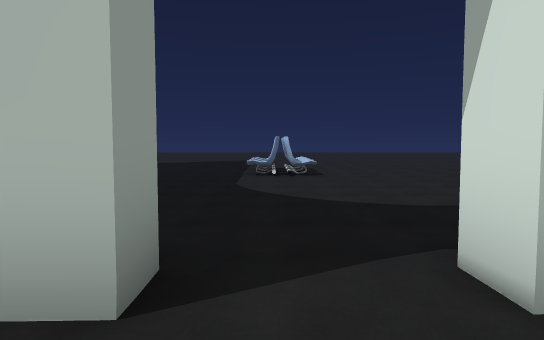
[1] (above)

24 first-person views from a walk through a 3-D level made in the Unity game engine. The camera is 1.5 m above the floor, tilts 4° down and sees 75° across. Doors are open. The floor is counted in squares, 2 m on a side. Each view is taken from the middle of a square. On the plan, view 1 faces up. The plan holds only what a view shows up to about 11 squares ahead; the rest is blank. The place goes on beyond the plan. The player character is not drawn. Some animated figures are left out. Some surface patterns are stand-ins.

[2]
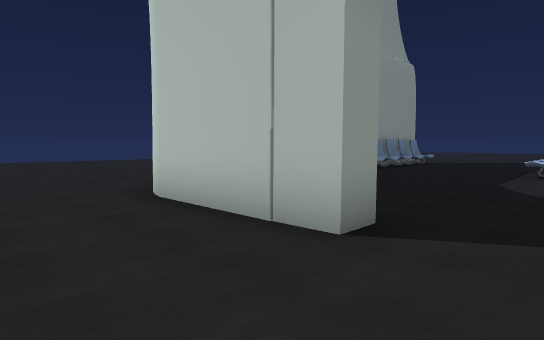

[3]
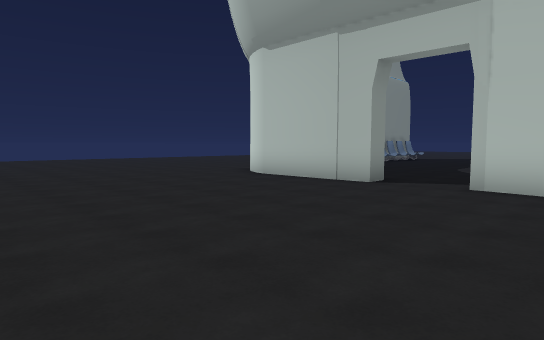

[4]
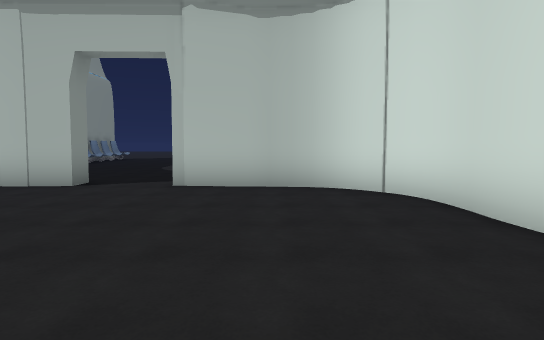

[5]
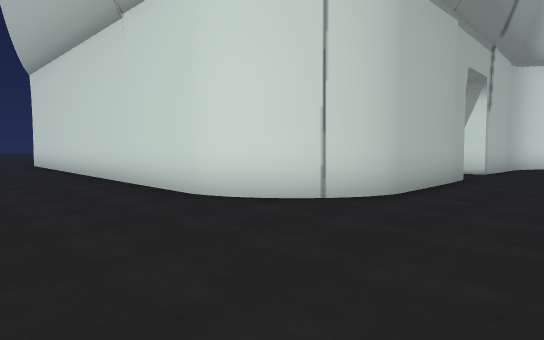

[6]
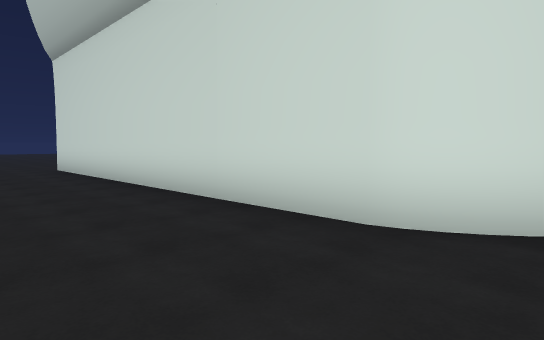

[7]
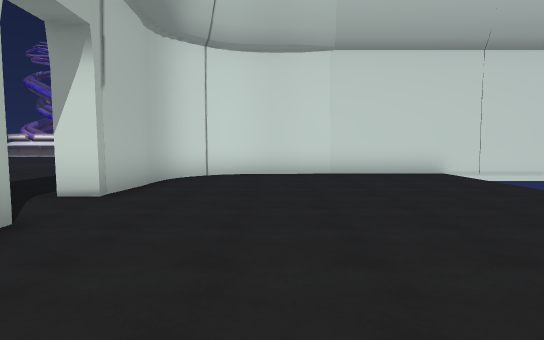

[8]
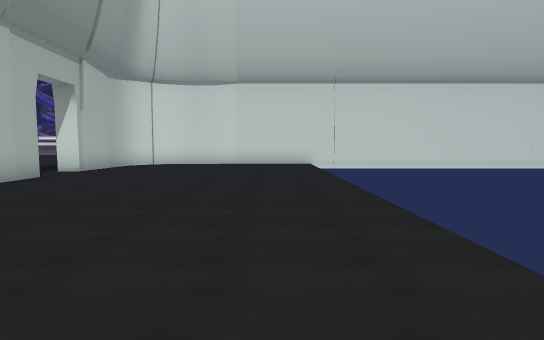

[9]
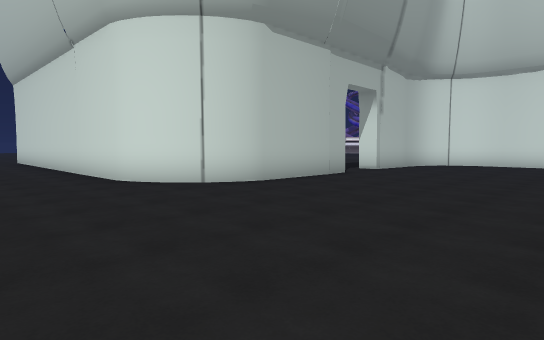

[10]
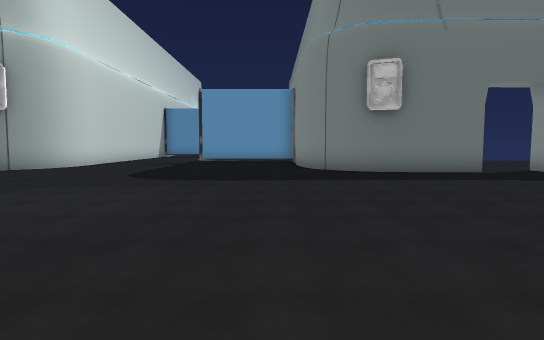

[11]
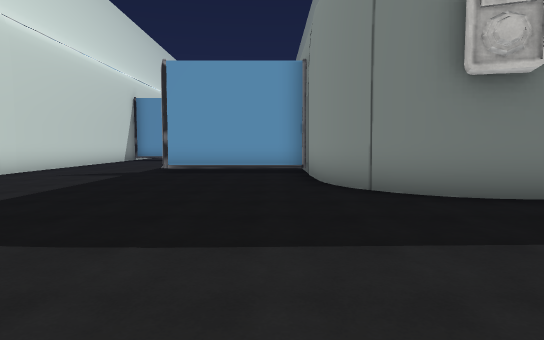

[12]
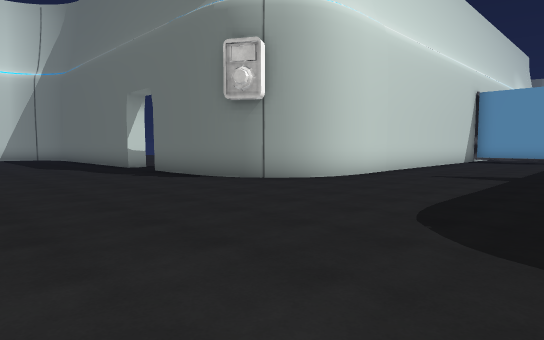

[13]
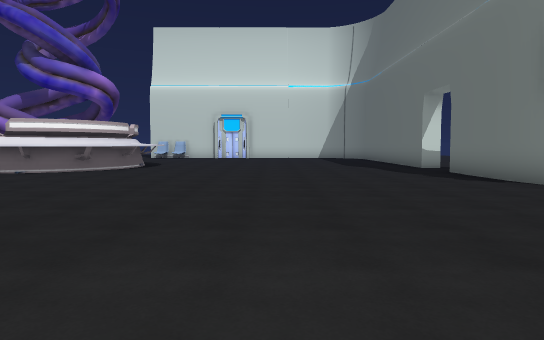

[14]
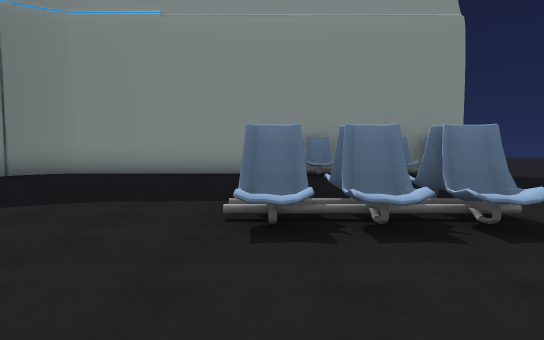

[15]
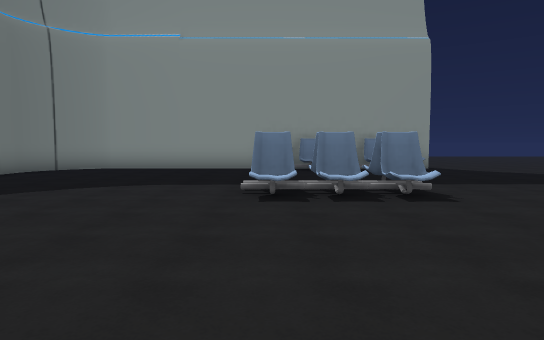

[16]
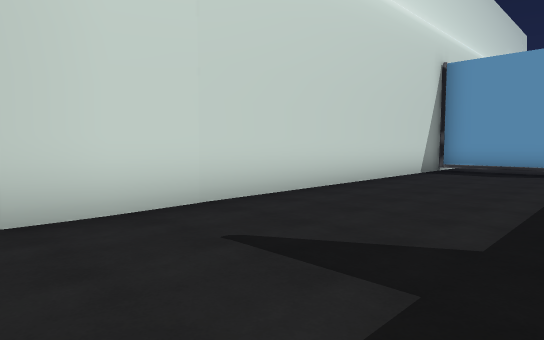

[17]
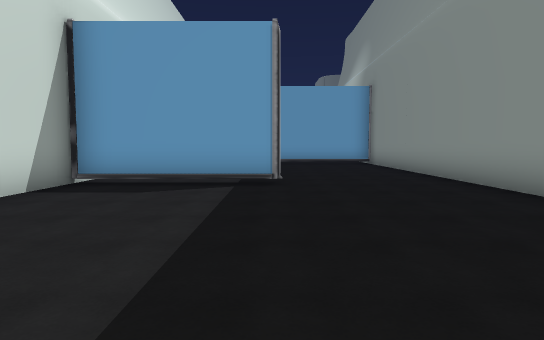

[18]
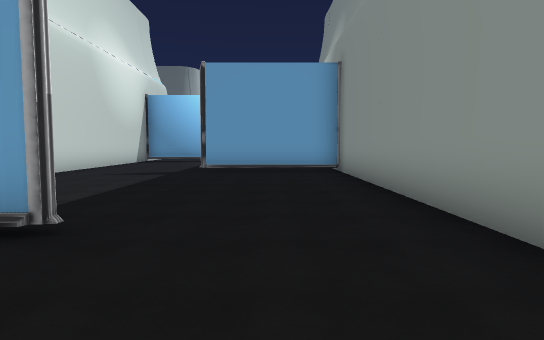

[19]
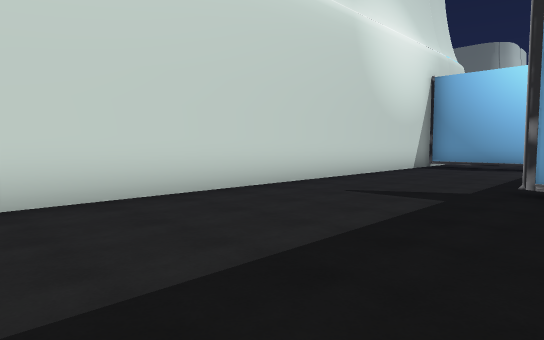

[20]
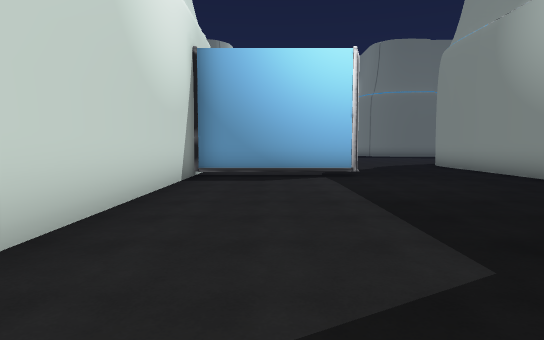

[21]
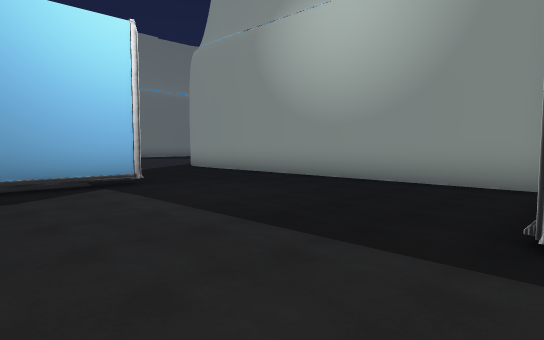

[22]
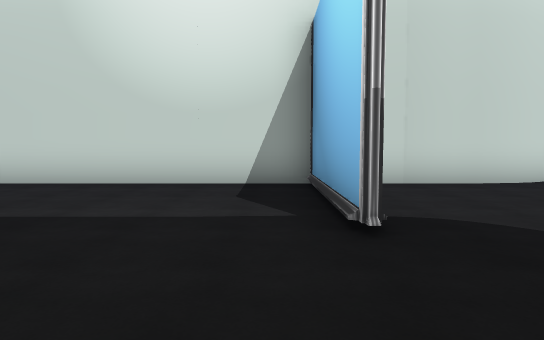

[23]
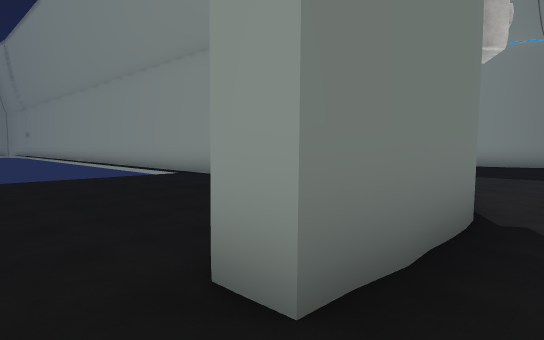

[24]
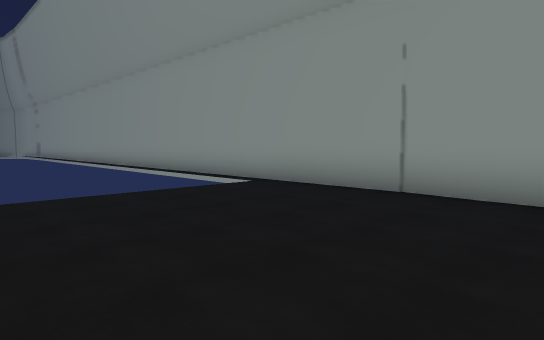

### Floor plan
Key: @ floor where view 1 was taken; # wall or solid block; . floor; D open door; T tree; C chair; H thing the floor can be seen under or through; O other object.
Columns run from 9 left of view 1 to 20 right of it. Each row starts with its distance up from view 1.
 12  ..#C .......   .       ....TT
 11  ..#O ...OO.......     ......T
 10  ..#O....OO........  .........
  9  ..#O....OO...................
  8  ..#..........................
  7  ..#..........................
  6 ...#..........................
  5 ...#..........................
  4 ...##.........................
  3 ....#.........................
  2 ....#####DD####..........###DD
  1 ..............#.........## ..D
  0 .........@....##.......##.....
 -1 ...............#.......#......
 -2 ...............#.......#......
 -3 ...............#####...#......
 -4 ...............#.......#......
 -5  ..............#  .....#.....
 -6                # ......#
 -7                #.......#
 -8                #.......#
 -9                #.......#
-10                #.......#
-11                #...HHHH#
-12                #.......#
-13                #.......#
-14                #.......#
-15                #.......#
-16                #.......#
-17                #.......#
-18                #####...#
-19                #.......#
-20                #.......#
-21                #.......#
-22                #.......#
-23                #.......#
-24                #.......#
-25                #...#####
-26                #.......#
-27                #.......#

Positions as (right, up) in squares from view 1, and headings:
1: (0, 0), facing up
2: (1, -1), facing up-left
3: (3, -5), facing up-left
4: (3, -5), facing up
5: (-9, -1), facing up-right
6: (-9, 2), facing up-right
7: (-4, -1), facing right
8: (-9, -4), facing right
9: (-9, -4), facing up-right
10: (7, 12), facing down
11: (7, 7), facing down
12: (9, 7), facing down-right
13: (9, 7), facing right
14: (4, 9), facing left
15: (6, 9), facing left
16: (10, 0), facing down-right
17: (10, -4), facing down
18: (8, -8), facing down
19: (9, -12), facing down-right
20: (12, -16), facing down
21: (13, -18), facing down-left
22: (7, -24), facing right
23: (20, 3), facing down-left
24: (20, 0), facing down-left
